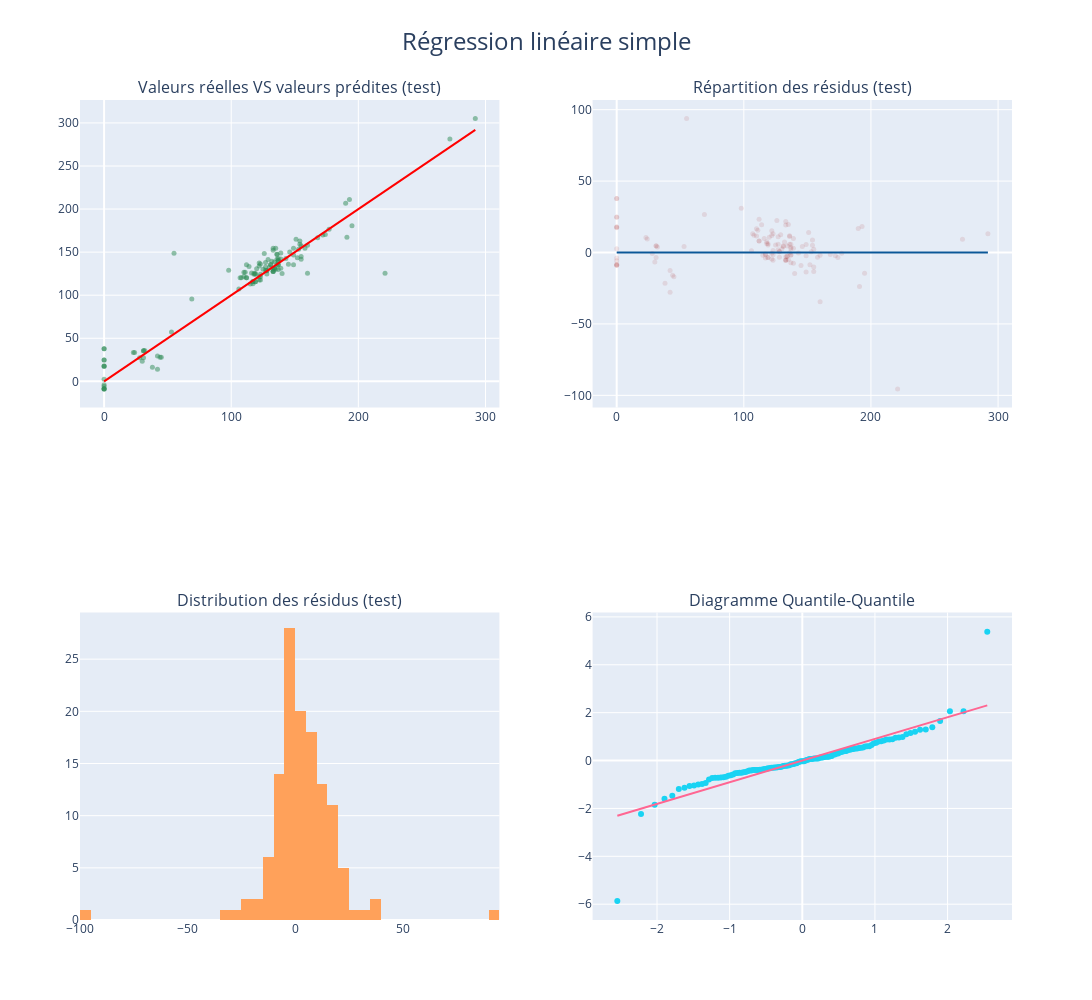

Here is the notebook cell this chart was saved with:
### Code cell
co2.styles.display_combined_report(y_train, pred, y_test, pred_test, title='PERFORMANCES DU MODELE DE REGRESSION LINEAIRE')
co2.styles.displayer(pd.DataFrame({'Co2 Observé': y_test, 'Co2 prédit': pred_test},
             index=X_test.index), n=10, title='REGRESSION LINEAIRE: COMPARAISON DE QUELQUES VALEURS')

co2.viz.plot_regression_diagnostics(y_test, pred_test, y_train, "Régression linéaire simple", interactive=True, save=True, format='png')
